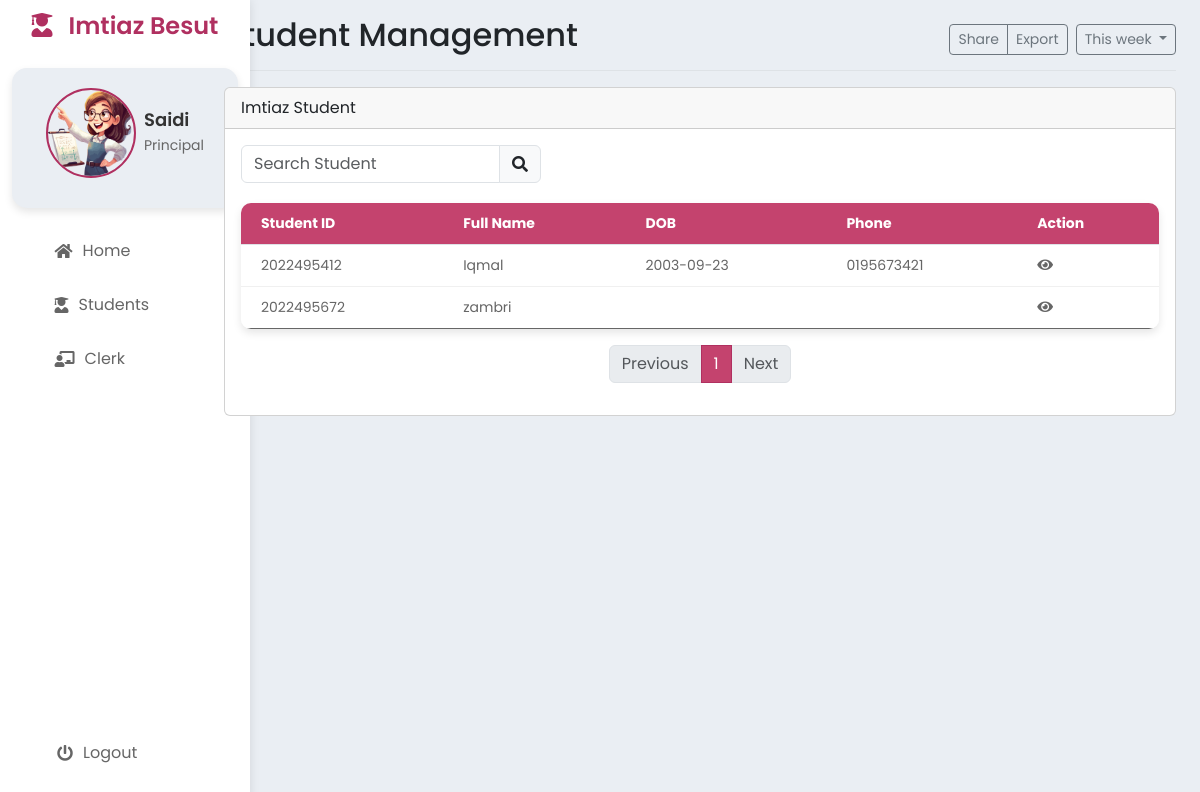
/PrincipalStudent.php (signed in), run on the app's committed database.
### tables this page shows
CREATE TABLE `student` (
  `studID` int NOT NULL,
  `studName` varchar(50) NOT NULL,
  `studIC` varchar(12) NOT NULL,
  `studGender` varchar(2) NOT NULL,
  `studDOB` date DEFAULT NULL,
  `studPhone` varchar(15) DEFAULT NULL,
  `studState` varchar(50) DEFAULT NULL,
  `studDistrict` varchar(50) DEFAULT NULL,
  `studPoscode` int DEFAULT NULL,
  `studAddress` varchar(100) DEFAULT NULL,
  `studRace` varchar(20) DEFAULT NULL,
  `studEmail` varchar(30) DEFAULT NULL,
  `studPassword` varchar(30) DEFAULT NULL
);

### PrincipalStudent.php (the view, shortened to what this page needs)
<?php
include 'PrincipalHeader.php';
?>
<div class="row">
    <div class="col-md-12">
        <div class="card mb-3">
            <div class="card-header">Imtiaz Student</div>
            <div class="card-body">
                <div class="d-flex justify-content-between mb-3">
                    <div class="input-group" style="width: 300px;">
                        <input type="text" id="searchInput" class="form-control" placeholder="Search Student" onkeyup="searchStudents()">
                        <span class="input-group-text"><i class="fas fa-search"></i></span>
                    </div>
                </div>
                <table class="table" id="studentTable">
                    <thead>
                        <tr>
                            <th>Student ID</th>
                            <th>Full Name</th>
                            <th>DOB</th>
                            <th>Phone</th>
                            <th>Action</th>
                        </tr>
                    </thead>
                    <tbody>
                        <?php
                        include 'process/db.php';
                        $sql = "SELECT * FROM student";
                        $result = $conn->query($sql);
                        if ($result->num_rows > 0) {
                            while ($row = $result->fetch_assoc()) {
                                echo "<tr><td>" . $row["studID"] . "</td><td>" . $row["studName"] . "</td><td>" . $row["studDOB"] . "</td><td>" . $row["studPhone"] . "</td><td>
                                    <a href='#' class='view' data-id='" . $row["studID"] . "'><i class='fas fa-eye'></i></a>
                                    </td></tr>";
                            }
                        } else {
                            echo "<tr><td colspan='5'>No results</td></tr>";
                        }
                        ?>
                    </tbody>
                </table>
                <nav aria-label="Page navigation example">
                    <ul class="pagination justify-content-center" id="pagination"></ul>
                </nav>
            </div>
        </div>
    </div>
</div>
</main>
</body>
</html>

### styles.css (style rules this page uses)
:root { --background-color: #EAEEF3; --pop-color: #fff; --active-font-color: #B03060; --softer-color: #c4436e; }
* { margin: 0; padding: 0; box-sizing: border-box; font-family: 'Poppins', sans-serif; }
body { display: flex; min-height: 100vh; background: var(--background-color); }
.table { width: 100%; border-collapse: collapse; margin-top: 20px; box-shadow: 0 4px 8px rgba(0, 0, 0, 0.1); border-radius: 10px; overflow: hidden; }
.table thead th { background-color: var(--softer-color) ; color: #fff; font-size: 14px; text-align: left; padding: 10px 20px; }
.table tbody tr { border-bottom: 1px solid #f0f0f0; transition: background 0.3s; }
.table tbody tr:last-child { border-bottom: none; }
.table tbody td { font-size: 14px; color: #666; padding: 10px 20px; }
.table i { color: #666; }
a { color: var(--active-font-color); text-decoration: none; transition: color 0.3s; }

### data on the page
student: studID "2022495412", studName "Iqmal", studDOB "2003-09-23", studPhone "0195673421"
student: studID "2022495672", studName "zambri"

### other printed values
$principalName "Saidi"
$title "Student Management"
